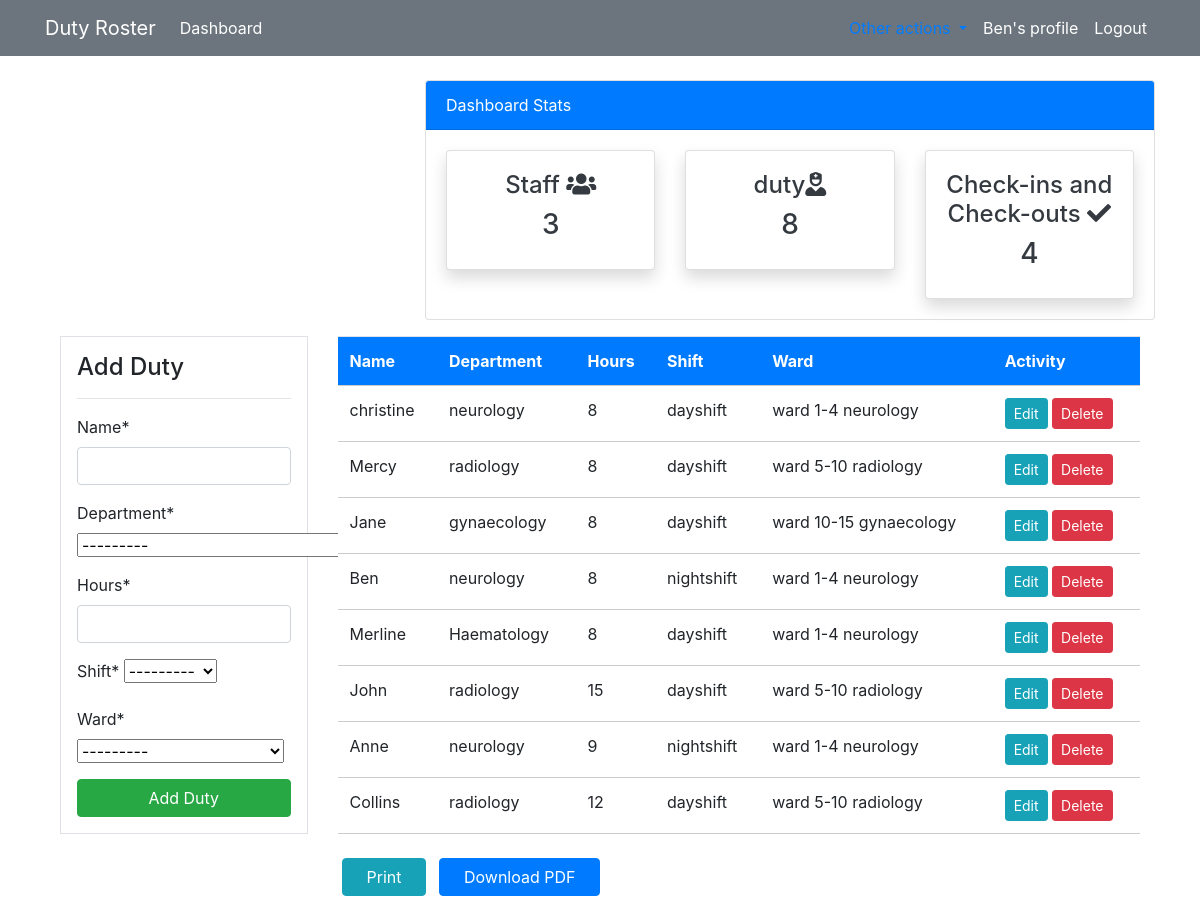
/duty/ (signed in), run on the app's committed database.
### roster/models.py (models this page shows, shortened)
class Ward(models.Model):
    name = models.CharField(max_length=40)
    floor = models.PositiveBigIntegerField()
    department = models.CharField(max_length=40, choices=DEPARTMENT)
    building = models.CharField(max_length=30, null=True,blank=True)
    class Meta:
        verbose_name_plural = 'Ward'
    def __str__(self):
        return f'{self.name} {self.department}'

class Duty(models.Model):
    name = models.CharField(max_length=30)
    department = models.CharField(max_length=50, choices=DEPARTMENT)
    hours = models.PositiveBigIntegerField()
    shift = models.CharField(max_length=30, choices=SHIFTS)
    ward = models.ForeignKey(Ward, on_delete=models.CASCADE, null=True)
    class Meta:
        verbose_name_plural = 'Duty'

### roster/views.py (the view)
# urls.py: path('duty/',views.duty, name='dashboard-duty'),
@login_required(login_url='user-login')
def duty(request):
    items = Duty.objects.all()
    duty_count = items.count()
    workers_count = User.objects.all().count()
    orders_count = Order.objects.all().count()
    if request.method=="POST":
        form= DutyForm(request.POST)
        if form.is_valid():
            form.save()
            duty_name = form.cleaned_data.get('name')#gets the name from the form so and stores in variable duty_name
            messages.success(request, f'Duty for {duty_name} has been added')
            return redirect('dashboard-duty')
    else:
        form = DutyForm()
    context={
        'items':items,
        'form':form,
        'duty_count':duty_count,
        'workers_count':workers_count,
        'orders_count':orders_count,
    }
    return render(request, 'dashboard/duty.html', context)

### roster/forms.py
class DutyForm(forms.ModelForm):
    class Meta:
        model = Duty
        fields=['name','department','hours','shift','ward']

### templates/dashboard/duty.html (shortened to what this page needs)
{% extends "partials/base.html" %}
  {% load crispy_forms_tags %}
  {% block content%}
  {% include 'partials/topnav.html' %}
   <div class="container">
    <div class="row my-3">
        <div class="col-md-3">
            <div class="border bg-white p-3">
                <h4>Add Duty</h4>
                <hr>
                <form method="POST">
                    {{ form|crispy}}
                    <input class="btn btn-success btn-block" type="submit" value="Add Duty">
                </form>
            </div>
        </div>
        <div class="col-md-9">
            <div id="myPrintingArea">
                <table class="table bg-white">
                    <thead class="bg-primary">
                        <tr class="text-white">
                            <th style="border-bottom: 1px solid #ccc;" scope="col">Name</th>
                            <th style="border-bottom: 1px solid #ccc;" scope="col">Department</th>
                            <th style="border-bottom: 1px solid #ccc;" scope="col">Hours</th>
                            <th style="border-bottom: 1px solid #ccc;" scope="col">Shift</th>
                            <th style="border-bottom: 1px solid #ccc;" scope="col">Ward</th>
                            <th style="border-bottom: 1px solid #ccc;" scope="col">Activity</th>
                        </tr>
                    </thead>
                    <tbody>
                        {% for item in items %}
                        <tr>
                            <td style="border-bottom: 1px solid #ccc;">{{ item.name}}</td>
                            <td style="border-bottom: 1px solid #ccc;">{{ item.department}}</td>
                            <td style="border-bottom: 1px solid #ccc;">{{ item.hours }}</td>
                            <td style="border-bottom: 1px solid #ccc;">{{ item.shift }}</td>
                            <td style="border-bottom: 1px solid #ccc;">{{ item.ward }}</td>
            </div>
                            <td style="border-bottom: 1px solid #ccc;">
                                <a class="btn btn-info btn-sm" href="{% url 'dashboard-duty-update' item.id %}">Edit</a>
                                <a class="btn btn-danger btn-sm" href="{% url 'dashboard-duty-delete' item.id %}">Delete</a>
                            </td>
                        </tr>
                        {% endfor %}
            <div class="mt-4 text-end">
                <button class="btn btn-info px-4 mx-1" onclick="printMyBillingArea()">Print</button>
                <button class="btn btn-primary px-4 mx-1" onclick="downloadPDF('dutyRoster')">Download PDF</button>
            </div>
{% endblock %}

### templates/partials/usernav.html (shortened to what this page needs)
  <nav class="navbar navbar-expand-lg navbar-info bg-secondary">
    <div class="container">
        <a class="navbar-brand text-white" href="">Duty Roster</a>
        <div class="collapse navbar-collapse" id="navbarSupportedContent">
            <ul class="navbar-nav mr-auto">
                <li class="nav-item active">
                    <a class="nav-link text-white"href="{% url 'dashboard-index' %}">Dashboard </a>
                </li>
            </ul>
            <ul class="navbar-nav ml-auto">
                <li class="nav-item active">
                    <li class="nav-item dropdown">
                        <a class="nav-link dropdown-toggle" href="#" id="navbarDropdownMenuLink" data-toggle="dropdown" aria-haspopup="true" aria-expanded="false">
                        </a>
                      </li>
                     <a class="nav-link text-white" href="{% url 'user-profile' %}"
                        <span class="sr-only">{{ user.username }}'s profile</span></a>
                </li>
                <li class="nav-item">
                    <a class="nav-link text-white" href="{% url 'user-logout' %}">Logout</a>
                </li>
            </ul>
        </div>
    </div>
</nav>

### data on the page
Ward: department "---------"
Duty: name "christine", department "neurology", hours "8", shift "dayshift", ward "ward 1-4 neurology"
Duty: name "Mercy", department "radiology", hours "8", shift "dayshift", ward "ward 5-10 radiology"
Duty: name "Jane", department "gynaecology", hours "8", shift "dayshift", ward "ward 10-15 gynaecology"
Duty: name "Ben", department "neurology", hours "8", shift "nightshift", ward "ward 1-4 neurology"
Duty: name "Merline", department "Haematology", hours "8", shift "dayshift", ward "ward 1-4 neurology"
Duty: name "John", department "radiology", hours "15", shift "dayshift", ward "ward 5-10 radiology"
Duty: name "Anne", department "neurology", hours "9", shift "nightshift", ward "ward 1-4 neurology"
Duty: name "Collins", department "radiology", hours "12", shift "dayshift", ward "ward 5-10 radiology"

### other printed values
{{ user.username }} "Ben"
{{ workers_count }} "3"
{{ duty_count }} "8"
{{ orders_count }} "4"
